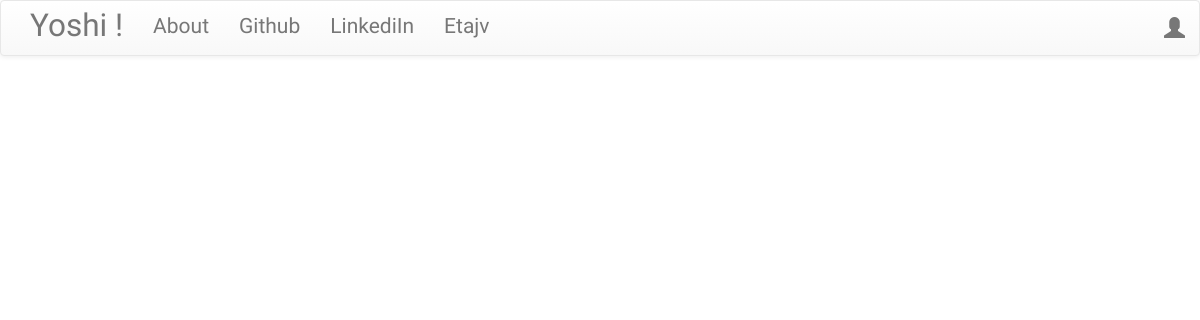
Before: / with the older database file.
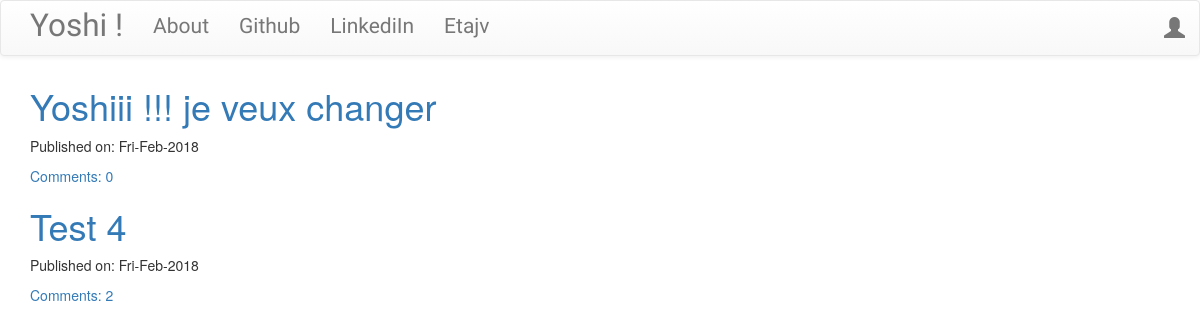
After: the same page with the newer database file.
### blog/models.py (models this page shows, shortened)
class Post(models.Model):
    author = models.ForeignKey('auth.User')
    title = models.CharField(max_length=200)
    text = models.TextField()
    create_date = models.DateTimeField(default=timezone.now) #on appelle juste la def fonction
    published_date = models.DateTimeField(blank=True,null=True)
    def approve_comments(self):
        return self.comments.filter(approved_comment=True)

### blog/views.py (the view)
# urls.py: url(r'^$',views.PostListView.as_view(),name='post_list'),
class PostListView(ListView):
    model = Post #lier à un modele
    def get_queryset(self):
        return Post.objects.filter(published_date__lte=timezone.now()).order_by('-published_date')

### blog/templates/blog/post_list.html
{% extends 'blog/base.html' %}
{% block content %}
<div class="centerstage">
  {% for post in post_list %}
  <div class="post">
    <h1><a href="{%url 'post_detail' pk=post.pk %}">{{post.title}}</a></h1>
    <div class="date">
      <p>Published on: {{post.published_date|date:"D-M-Y"}}</p>
    </div>
    <a href="{% url 'post_detail' pk=post.pk %}">Comments: {{ post.approve_comments.count }}</a>
  </div>
  {% endfor %}
</div>
{% endblock %}

### blog/templates/blog/base.html (shortened to what this page needs)
<!DOCTYPE html>
{% load staticfiles %}
<html>
  <head>
    <link rel="stylesheet" href="https://maxcdn.bootstrapcdn.com/bootstrap/3.3.7/css/bootstrap.min.css">
    <link rel="stylesheet" href="https://maxcdn.bootstrapcdn.com/bootstrap/3.3.7/css/bootstrap-theme.min.css">
    <link rel="stylesheet" href="//cdn.jsdelivr.net/npm/medium-editor@latest/dist/css/medium-editor.min.css" type="text/css" media="screen" charset="utf-8">
    <link rel="stylesheet" href="{% static 'css/blog.css'%}">
  </head>
  <body class ="loader">
    <nav class="navbar navbar-default techfont custom-navbar">
      <div class="container">
        <ul class="nav navbar-nav">
          <li><a class='navbar-brand bigbrand' href="{% url 'post_list' %}">Yoshi !</a>
          <li><a href="{% url 'about' %}">About</a></li>
          <li><a href="https://www.github.com">Github</a></li>
          <li><a href="https://www.linkedin.com">LinkediIn</a></li>
          <li><a href="https://www.jeuxvideo.com">Etajv</a></li>
        </ul>
        <ul class='nav navbar-nav navbar-right'>
            {% if user.is_authenticated %}
            <li>
              <a href="{% url 'post_new' %}">New Post</a>
            </li>
            <li>
              <a href="{% url 'post_draft_list' %}">Drafts</a>
            </li>
            <li>
              <a href="{% url 'logout' %}">Logout</a>
            </li>
            <li>
              <a>Yoshilcome : {{user.username}}</a>
            </li>
            {% else %}
            <li><a class='nav navbar-nav navbar-right' href="{% url 'login' %}"><span class='glyphicon glyphicon-user'></span> </a></li>
            {% endif %}
        </ul>
      </div>
    </nav>
  <div class="content container">
    <div class="row">
      <div class="col-md-8">
        <div class="blog_posts">
          {% block content %}
          {% endblock %}
        </div>
      </div>
    </div>
  </div>
  </body>
</html>

### blog/static/css/blog.css (style rules this page uses)
.techfont { font-family: 'Patua One',sans-serif; font-size: 1.5em; margin-bottom : 10px; }
.bigbrand { font-size: 1.5em; }
.centerstage { margin-left: auto; margin-right:auto; }
.loader { filter:hue-rotate(0deg); color:linear-gradient(45deg,#0f8,#08f); animation:hue 10000ms infinite linear; }

Changed rows visible on the page:
added Post: title "Yoshiii !!! je veux changer", published_date "Fri-Feb-2018", approve_comments.count "0"
added Post: title "Test 4", published_date "Fri-Feb-2018", approve_comments.count "2"
